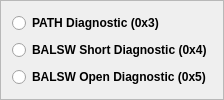
           <widget class="QFrame" name="frame_28">
            <property name="frameShape">
             <enum>QFrame::StyledPanel</enum>
            </property>
            <property name="frameShadow">
             <enum>QFrame::Raised</enum>
            </property>
            <layout class="QVBoxLayout" name="verticalLayout_13">
             <item>
              <widget class="QRadioButton" name="radioButton_singleAfe_9">
               <property name="minimumSize">
                <size>
                 <width>0</width>
                 <height>20</height>
                </size>
               </property>
               <property name="maximumSize">
                <size>
                 <width>16777215</width>
                 <height>20</height>
                </size>
               </property>
               <property name="styleSheet">
                <string notr="true">font: 12pt &quot;Calibri&quot;;
font-weight: 600; /* 设置字体粗细为600 */</string>
               </property>
               <property name="text">
                <string>PATH Diagnostic (0x3)</string>
               </property>
              </widget>
             </item>
             <item>
              <widget class="QRadioButton" name="radioButton_singleAfe_31">
               <property name="minimumSize">
                <size>
                 <width>0</width>
                 <height>20</height>
                </size>
               </property>
               <property name="maximumSize">
                <size>
                 <width>16777215</width>
                 <height>20</height>
                </size>
               </property>
               <property name="styleSheet">
                <string notr="true">font: 12pt &quot;Calibri&quot;;
font-weight: 600; /* 设置字体粗细为600 */</string>
               </property>
               <property name="text">
                <string>BALSW Short Diagnostic (0x4)</string>
               </property>
              </widget>
             </item>
             <item>
              <widget class="QRadioButton" name="radioButton_singleAfe_32">
               <property name="minimumSize">
                <size>
                 <width>0</width>
                 <height>20</height>
                </size>
               </property>
               <property name="maximumSize">
                <size>
                 <width>16777215</width>
                 <height>20</height>
                </size>
               </property>
               <property name="styleSheet">
                <string notr="true">font: 12pt &quot;Calibri&quot;;
font-weight: 600; /* 设置字体粗细为600 */</string>
               </property>
               <property name="text">
                <string>BALSW Open Diagnostic (0x5)</string>
               </property>
              </widget>
             </item>
            </layout>
           </widget>
